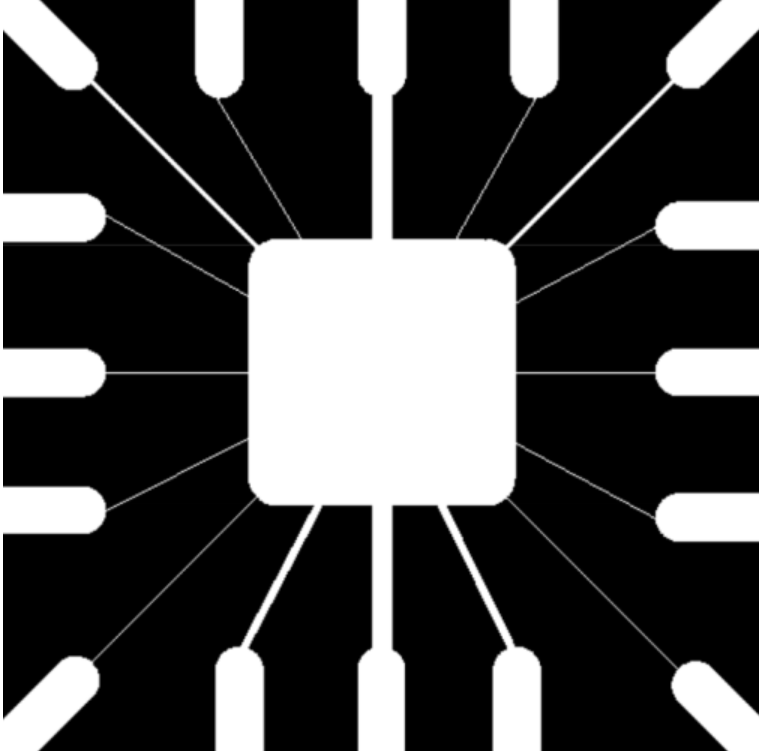
#> input picture landscapes_Hw1/f95.png, 759 x 752 px
$ python 'erosion&dilation.py'
#> lines starting #> are read from the running program, lines starting #| are printed output that depends on the picture; after the words box and inside, x2 and y2 are one past the last pixel; in counts of white or black regions, pixels touching at a corner belong together
import cv2
import numpy as np
import matplotlib.pyplot as plt

img = cv2.imread('landscapes_Hw1/f95.png', 0)
#> img is the input picture: shape (752, 759); min 0, max 255, mean 72.5
_, imB = cv2.threshold(img, 100, 255, cv2.THRESH_BINARY)
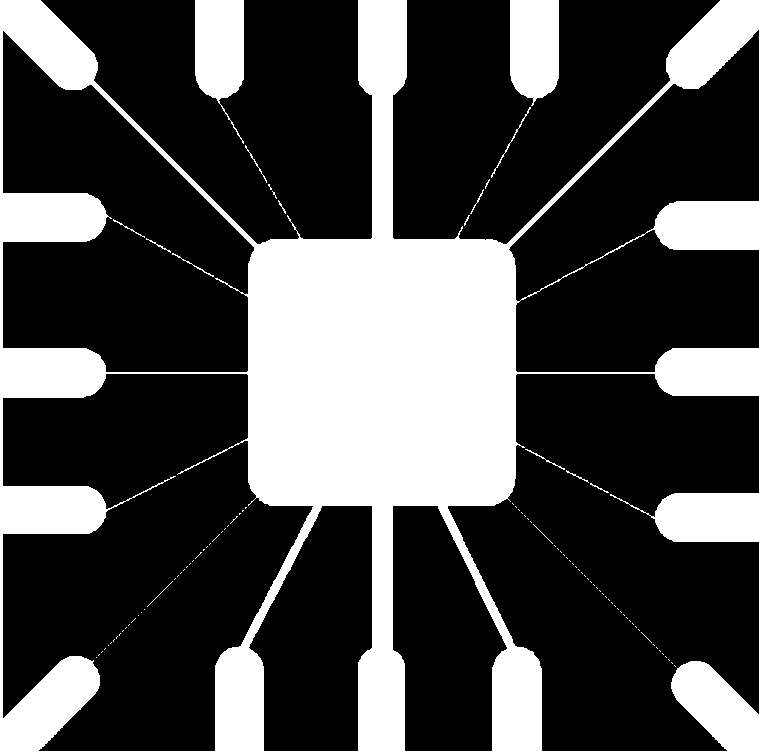
#> imB: shape (752, 759); 28.7% white; 100 white regions (84 under 20 px), largest, box (x1, y1, x2, y2) and area: (0, 0, 759, 752) 149045, (610, 493, 759, 542) 4907, (195, 0, 244, 144) 4630
kernel = np.ones((11,11), np.uint8)
kernel1 = np.ones((5,5), np.uint8)
kernel2 = np.ones((69,69), np.uint8)
kernelC = np.ones((30, 30), np.uint8)
imErode = cv2.erode(imB, kernel, iterations=1)
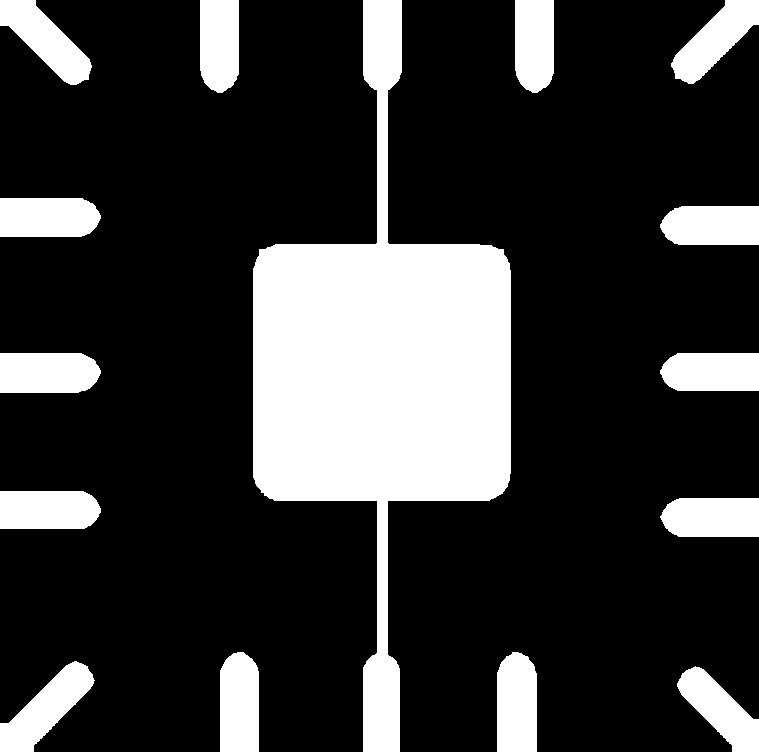
#> imErode: shape (752, 759); 22.1% white; 15 white regions, largest, box (x1, y1, x2, y2) and area: (253, 0, 511, 752) 75843, (0, 661, 95, 752) 3813, (0, 353, 101, 393) 3769
imOpen = cv2.dilate(imErode, kernel, iterations=1)
#> imOpen: shape (752, 759); 27.1% white; 15 white regions, largest, box (x1, y1, x2, y2) and area: (248, 0, 516, 752) 86103, (0, 656, 100, 752) 5383, (0, 0, 97, 90) 5091

imgC = cv2.morphologyEx(imOpen, cv2.MORPH_OPEN, kernelC)
#> imgC: shape (752, 759); 25.7% white; 17 white regions, largest, box (x1, y1, x2, y2) and area: (249, 240, 517, 507) 70863, (0, 661, 95, 752) 5170, (0, 0, 95, 87) 5016
imgCC = cv2.dilate(imgC, kernel1, iterations=1)
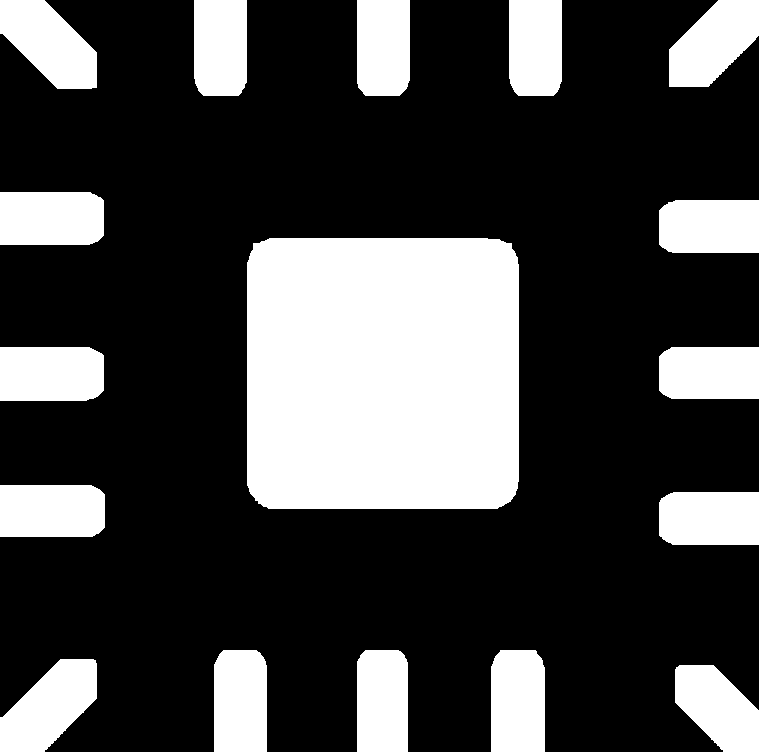
#> imgCC: shape (752, 759); 27.5% white; 17 white regions, largest, box (x1, y1, x2, y2) and area: (247, 238, 519, 509) 73019, (0, 659, 97, 752) 5771, (0, 0, 97, 89) 5600

imgD = cv2.morphologyEx(imOpen, cv2.MORPH_OPEN, kernel2)
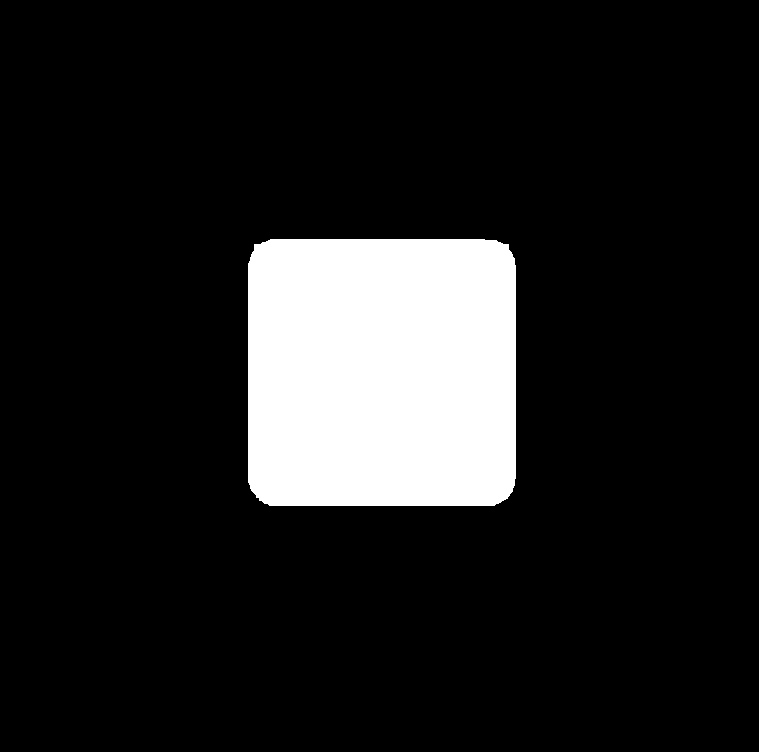
#> imgD: shape (752, 759); 12.4% white; 1 white region, box (x1, y1, x2, y2) and area: (248, 239, 516, 506) 70863


imDilate = cv2.dilate(imOpen, kernel, iterations=1)
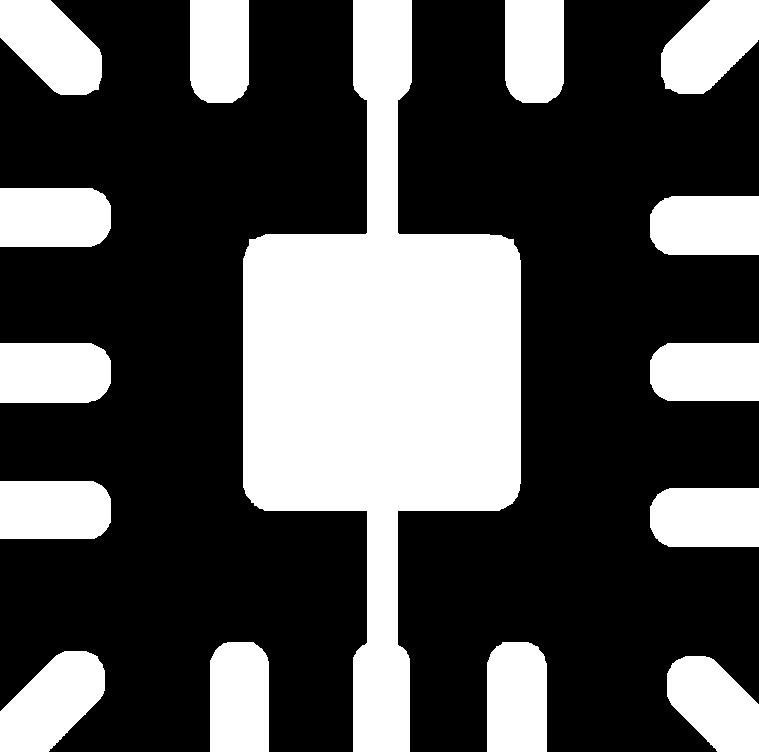
#> imDilate: shape (752, 759); 32.3% white; 15 white regions, largest, box (x1, y1, x2, y2) and area: (243, 0, 521, 752) 96363, (0, 651, 105, 752) 6995, (0, 0, 102, 95) 6615
imgOpen2 = cv2.dilate(imErode, kernel1, iterations=1)
#> imgOpen2: shape (752, 759); 24.1% white; 15 white regions, largest, box (x1, y1, x2, y2) and area: (251, 0, 513, 752) 79947, (0, 659, 97, 752) 4435, (0, 351, 103, 395) 4261
imgDilate2 = cv2.dilate(imgOpen2, kernel1, iterations=1)
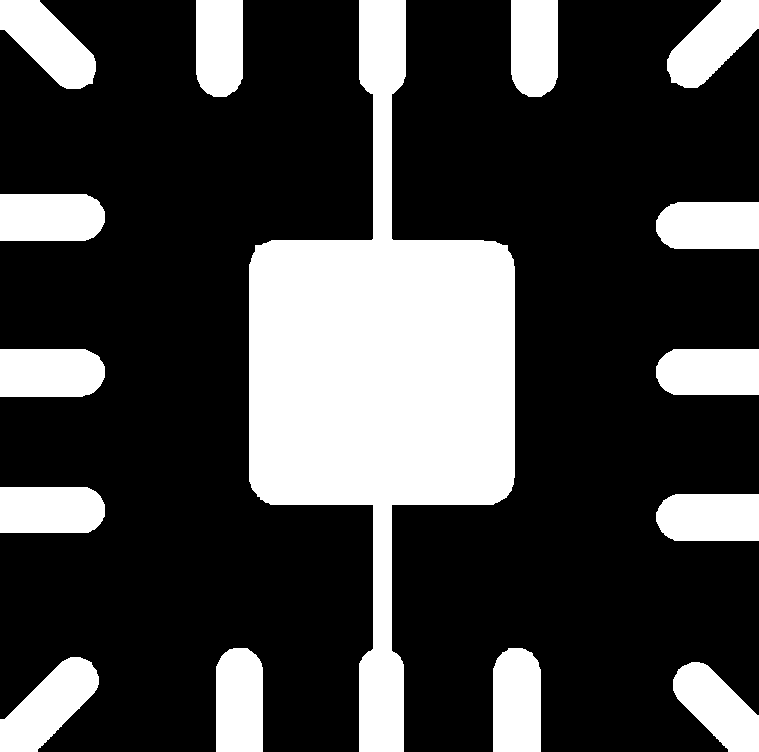
#> imgDilate2: shape (752, 759); 26.1% white; 15 white regions, largest, box (x1, y1, x2, y2) and area: (249, 0, 515, 752) 84051, (0, 657, 99, 752) 5065, (0, 0, 96, 89) 4790
imClose = cv2.erode(imgDilate2, kernel1, iterations=1)

imClose2 = cv2.erode(imgDilate2, kernel2, iterations=1)
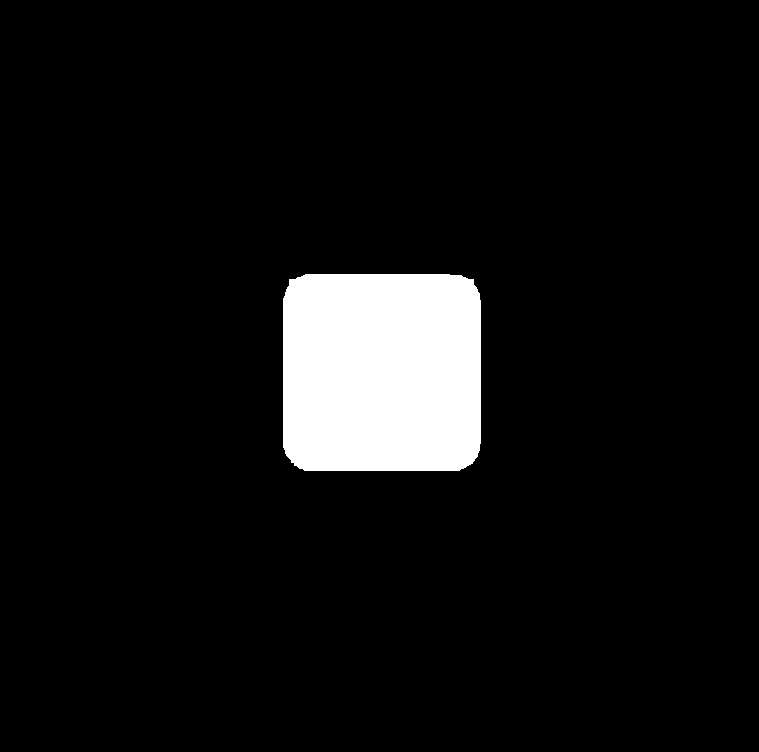
#> imClose2: shape (752, 759); 6.7% white; 1 white region, box (x1, y1, x2, y2) and area: (283, 274, 481, 471) 38313

plt.subplot(2,2,1)
plt.imshow(imB, cmap='gray')
plt.axis('off')
plt.title('Original')

plt.subplot(2,2,2)
plt.imshow(imOpen, cmap='gray')
plt.axis('off')


plt.subplot(2,2,3)
plt.imshow(imgCC, cmap='gray')
plt.axis('off')


# Change this from (2,2,3) to (2,2,4)
plt.subplot(2,2,4)
plt.imshow(imgD, cmap='gray')
plt.axis('off')


plt.tight_layout()
plt.show()
